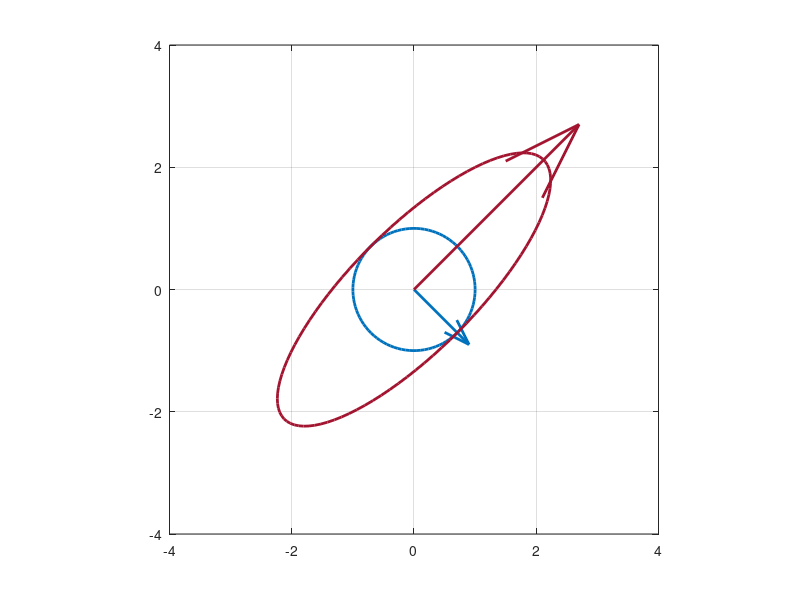
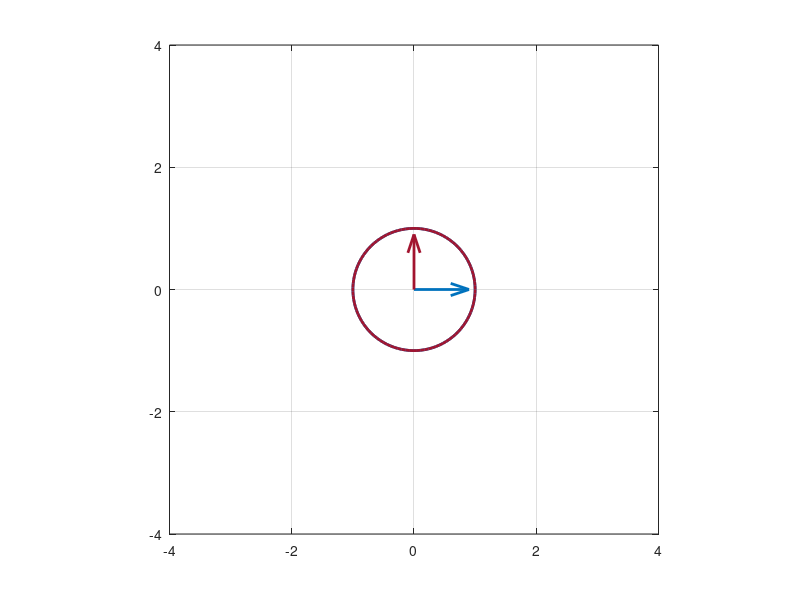

MATLAB code for these plots, in order:
clc;
clear all;
close all;
clf;
axis_low = -4;
axis_high = 4;
t = linspace(0, 2*pi, 100)';
xc = cos(t);
yc = sin(t);
circle = [xc, yc];
ellipse = [xc + 2*yc, 2*xc + yc];
eigvec_i1 = abs(-1)*[1; -1];
eigvec_i2 = abs(3)*[1; 1];
eigvec_ii1 = 1*[1; 0];
eigvec_ii2 = 1*[0; 1];
fig1 = figure();
hold on
plot(circle(:,1), circle(:,2), "linewidth", 2, "color", [0 0.4470 0.7410]);
hold on
quiver(0, 0, eigvec_i1(1), eigvec_i1(2), "linewidth", 2, "color", [0 0.4470 0.7410]);
hold on
plot(ellipse(:,1), ellipse(:,2), "linewidth", 2, "color", [0.6350 0.0780 0.1840]);
hold on
quiver(0, 0, eigvec_i2(1), eigvec_i2(2), "linewidth", 2, "color", [0.6350 0.0780 0.1840]);
grid on;
box on;
axis([axis_low, axis_high, axis_low, axis_high], "square");
print(fig1,'-dpngalpha', '-r300', '4i.png');
ellipse = [xc, yc];
fig2 = figure();
hold on
plot(circle(:,1), circle(:,2), "linewidth", 2, "color", [0 0.4470 0.7410]);
hold on
quiver(0, 0, eigvec_ii1(1), eigvec_ii1(2), "linewidth", 2, "color", [0 0.4470 0.7410]);
hold on
plot(ellipse(:,1), ellipse(:,2), "linewidth", 2, "color", [0.6350 0.0780 0.1840]);
hold on
quiver(0, 0, eigvec_ii2(1), eigvec_ii2(2), "linewidth", 2, "color", [0.6350 0.0780 0.1840]);
grid on;
box on;
axis([axis_low, axis_high, axis_low, axis_high], "square");
print(fig2,'-dpngalpha', '-r300', '4ii.png');
